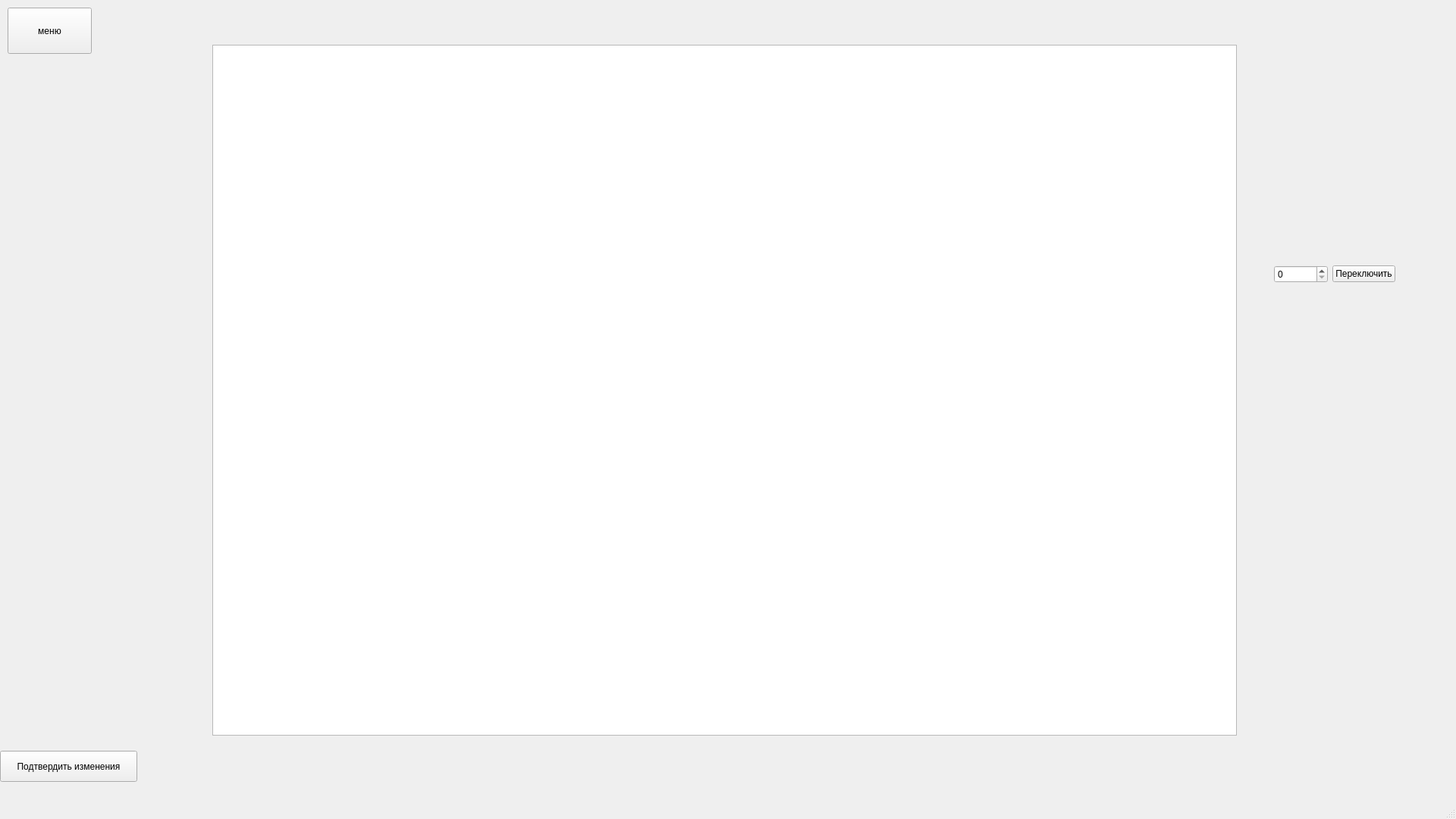
<?xml version="1.0" encoding="UTF-8"?>
<ui version="4.0">
 <class>MainWindow</class>
 <widget class="QMainWindow" name="MainWindow">
  <property name="geometry">
   <rect>
    <x>0</x>
    <y>0</y>
    <width>1920</width>
    <height>1080</height>
   </rect>
  </property>
  <property name="windowTitle">
   <string>MainWindow</string>
  </property>
  <widget class="QWidget" name="centralwidget">
   <widget class="QPushButton" name="pushButton_2">
    <property name="geometry">
     <rect>
      <x>10</x>
      <y>10</y>
      <width>111</width>
      <height>61</height>
     </rect>
    </property>
    <property name="text">
     <string>меню</string>
    </property>
   </widget>
   <widget class="QWidget" name="verticalLayoutWidget">
    <property name="geometry">
     <rect>
      <x>280</x>
      <y>59</y>
      <width>1351</width>
      <height>911</height>
     </rect>
    </property>
    <layout class="QVBoxLayout" name="verticalLayout">
     <item>
      <widget class="QTableWidget" name="tableWidget"/>
     </item>
    </layout>
   </widget>
   <widget class="QWidget" name="verticalLayoutWidget_2">
    <property name="geometry">
     <rect>
      <x>1680</x>
      <y>310</y>
      <width>160</width>
      <height>104</height>
     </rect>
    </property>
    <layout class="QVBoxLayout" name="verticalLayout_2">
     <item>
      <layout class="QHBoxLayout" name="horizontalLayout">
       <item>
        <widget class="QSpinBox" name="spinBox"/>
       </item>
       <item>
        <widget class="QPushButton" name="pushButton_3">
         <property name="font">
          <font>
           <stylestrategy>PreferDefault</stylestrategy>
          </font>
         </property>
         <property name="text">
          <string>Переключить</string>
         </property>
        </widget>
       </item>
      </layout>
     </item>
    </layout>
   </widget>
   <widget class="QPushButton" name="pushButton">
    <property name="geometry">
     <rect>
      <x>0</x>
      <y>990</y>
      <width>181</width>
      <height>41</height>
     </rect>
    </property>
    <property name="text">
     <string>Подтвердить изменения</string>
    </property>
   </widget>
  </widget>
  <widget class="QMenuBar" name="menubar">
   <property name="geometry">
    <rect>
     <x>0</x>
     <y>0</y>
     <width>1920</width>
     <height>21</height>
    </rect>
   </property>
  </widget>
  <widget class="QStatusBar" name="statusbar"/>
 </widget>
 <resources/>
 <connections/>
</ui>
